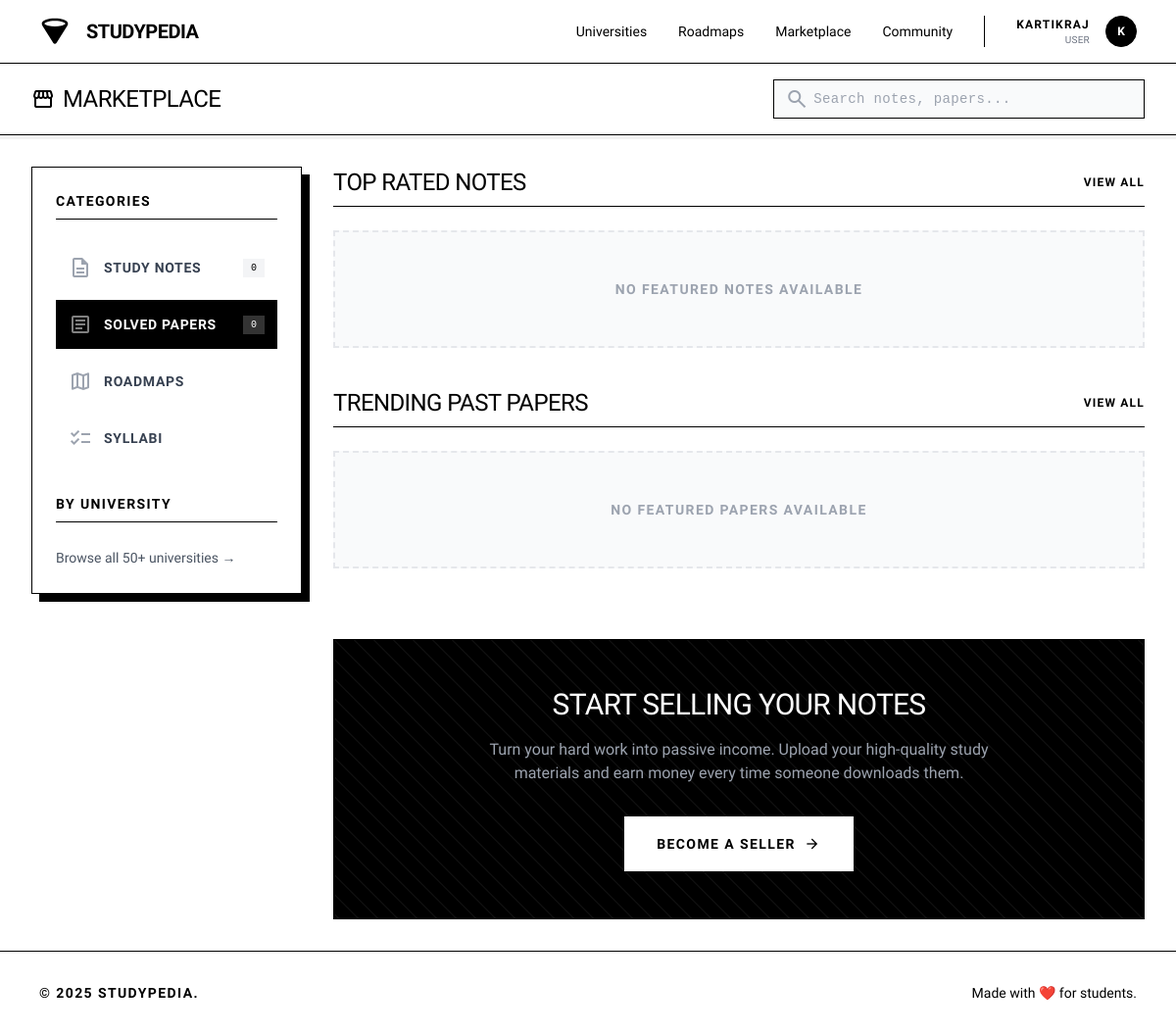
The page /ecommerce/marketplace/ (signed in) on the database its author committed.
### accounts/models.py (models this page shows, shortened)
class User(AbstractUser):
    ROLE_CHOICES = (
        ('user', 'User'),
        ('staff', 'Staff'),
        ('admin', 'Admin'),
    )
    role = models.CharField(max_length=20, choices=ROLE_CHOICES, default='user')
    college = models.CharField(max_length=200, blank=True)
    year_of_study = models.PositiveIntegerField(null=True, blank=True)
    location = models.CharField(max_length=100, blank=True)
    phone = models.CharField(max_length=15, blank=True)
    profile_picture = models.ImageField(upload_to='profiles/', null=True, blank=True)
    bio = models.TextField(max_length=500, blank=True)
    credits = models.PositiveIntegerField(default=0)
    wallet_balance = models.DecimalField(max_digits=8, decimal_places=2, default=0.00)
    followers = models.ManyToManyField('self', through='Follow', related_name='following', symmetrical=False)
    created_at = models.DateTimeField(auto_now_add=True)
    updated_at = models.DateTimeField(auto_now=True)
    class Meta:
        indexes = [
            models.Index(fields=['username']),
            models.Index(fields=['created_at']),
        ]

### ecommerce/views.py (the view)
# urls.py: path('marketplace/', views.marketplace, name='marketplace'),
def marketplace(request):
    items = Cart.objects.all()  # change to your item model
    paginator = Paginator(items, 10)  # 10 items per page
    page_number = request.GET.get('page', 1)
    page_obj = paginator.get_page(page_number)
    if request.headers.get('x-requested-with') == 'XMLHttpRequest':
        return render(request, 'ecommerce/item_list.html', {'items': page_obj})
    return render(request, 'ecommerce/marketplace.html', {'items': page_obj})

### ecommerce/templates/ecommerce/marketplace.html (shortened to what this page needs)
{% extends 'base.html' %}
{% load static %}
{% block content %}
<div class="w-full bg-white border-b border-black sticky top-0 z-30 shadow-[0_4px_0px_0px_rgba(0,0,0,0.05)]">
    <div class="max-w-[1440px] mx-auto w-full px-4 md:px-8 py-4 flex flex-col md:flex-row md:items-center justify-between gap-4">
        <div>
            <h1 class="text-2xl font-display font-light uppercase tracking-tight text-black flex items-center gap-2">
                <span class="material-symbols-outlined text-black">storefront</span> Marketplace
            </h1>
        </div>
        <div class="w-full md:w-1/3 relative">
            <span class="absolute left-3 top-1/2 -translate-y-1/2 material-symbols-outlined text-gray-400">search</span>
            <input type="text" placeholder="Search notes, papers..." class="w-full h-10 bg-gray-50 border border-black text-black placeholder:text-gray-400 pl-10 pr-4 focus:outline-none focus:bg-white transition-colors text-sm font-mono tracking-wide">
        </div>
    </div>
</div>
<div class="max-w-[1440px] mx-auto w-full px-4 md:px-8 py-8 flex flex-col md:flex-row gap-8">
    <aside class="w-full md:w-1/4 flex flex-col gap-6 hidden md:flex">
        <div class="bg-white border border-black p-6 shadow-[8px_8px_0px_0px_rgba(0,0,0,1)] sticky top-24">
            <h3 class="text-sm font-bold uppercase tracking-widest mb-6 pb-2 border-b border-black">Categories</h3>
            <ul class="flex flex-col gap-2">
                <li>
                    <a href="{% url 'notes:note_list' %}" class="flex items-center justify-between p-3 border border-transparent hover:border-black hover:bg-gray-50 transition-colors group">
                        <div class="flex items-center gap-3">
                            <span class="material-symbols-outlined text-gray-400 group-hover:text-black transition-colors">description</span>
                            <span class="text-sm font-bold uppercase tracking-wider text-gray-700 group-hover:text-black">Study Notes</span>
                        </div>
                        <span class="text-[10px] font-mono bg-gray-100 px-2 py-0.5">{{ stats.total_notes|default:"0" }}</span>
                    </a>
                </li>
                <li>
                    <a href="{% url 'papers:paper_list' %}" class="flex items-center justify-between p-3 border border-black bg-black text-white hover:bg-black/90 transition-colors group">
                        <div class="flex items-center gap-3">
                            <span class="material-symbols-outlined text-white/50 group-hover:text-white transition-colors">article</span>
                            <span class="text-sm font-bold uppercase tracking-wider">Solved Papers</span>
                        </div>
                        <span class="text-[10px] font-mono bg-white/20 text-white px-2 py-0.5">{{ stats.total_papers|default:"0" }}</span>
                    </a>
                </li>
                <li>
                    <a href="{% url 'roadmaps:roadmap_list' %}" class="flex items-center justify-between p-3 border border-transparent hover:border-black hover:bg-gray-50 transition-colors group">
                        <div class="flex items-center gap-3">
                            <span class="material-symbols-outlined text-gray-400 group-hover:text-black transition-colors">map</span>
                            <span class="text-sm font-bold uppercase tracking-wider text-gray-700 group-hover:text-black">Roadmaps</span>
                        </div>
                    </a>
                </li>
                <li>
                    <a href="{% url 'roadmaps:syllabus_list' %}" class="flex items-center justify-between p-3 border border-transparent hover:border-black hover:bg-gray-50 transition-colors group">
                        <div class="flex items-center gap-3">
                            <span class="material-symbols-outlined text-gray-400 group-hover:text-black transition-colors">checklist</span>
                            <span class="text-sm font-bold uppercase tracking-wider text-gray-700 group-hover:text-black">Syllabi</span>
                        </div>
                    </a>
                </li>
            </ul>
            <h3 class="text-sm font-bold uppercase tracking-widest mt-8 mb-6 pb-2 border-b border-black">By University</h3>
            <ul class="flex flex-col gap-2">
                <li>
                    <a href="{% url 'university:university_list' %}" class="text-sm text-gray-600 hover:text-black hover:underline underline-offset-4 decoration-2 decoration-black transition-all">
                        Browse all {{ stats.total_universities|default:"50+" }} universities &rarr;
                    </a>
                </li>
            </ul>
        </div>
    </aside>
    <main class="w-full md:w-3/4 flex flex-col gap-10">
        <section>
            <div class="flex items-center justify-between mb-6 pb-2 border-b border-black">
                <h2 class="text-2xl font-light font-display uppercase tracking-tight text-black">Top Rated Notes</h2>
                <a href="{% url 'notes:note_list' %}" class="text-xs font-bold uppercase tracking-widest text-black hover:text-gray-500 transition-colors">View All</a>
            </div>
            <div class="grid grid-cols-1 sm:grid-cols-2 lg:grid-cols-3 gap-6">
                {% for note in featured_notes|slice:":3" %}
                    <div class="bg-white border border-black p-4 group hover:shadow-[4px_4px_0px_0px_rgba(0,0,0,1)] hover:-translate-y-1 transition-all duration-300 flex flex-col">
                        <a href="#" class="block w-full aspect-[4/3] bg-gray-50 border border-black mb-4 overflow-hidden relative">
                            {% if note.image %}
                                <img src="{{ note.image.url }}" alt="{{ note.name }}" class="w-full h-full object-cover group-hover:scale-105 transition-transform duration-500">
                            {% else %}
                                <div class="w-full h-full flex justify-center items-center">
                                    <span class="material-symbols-outlined text-6xl text-gray-200">menu_book</span>
                                </div>
                            {% endif %}
                            <div class="absolute top-2 left-2 bg-white border border-black px-2 py-1 text-[10px] font-bold uppercase tracking-widest text-black">Note</div>
                        </a>
                        <div class="flex flex-col flex-grow">
                            <h3 class="text-lg font-bold font-display uppercase tracking-tight mb-1 truncate" title="{{ note.name }}"><a href="#">{{ note.name }}</a></h3>
                            <p class="text-xs font-mono text-gray-500 uppercase tracking-widest mb-4 truncate">{{ note.branch.name }} ({{ note.branch.degree.name }})</p>
                            <div class="mt-auto flex items-center justify-between pt-4 border-t border-black/10">
                                <div>
                                    <span class="block font-bold text-lg leading-none">₹{{ note.price }}</span>
                                    <span class="text-[10px] text-gray-400 font-mono uppercase tracking-widest">{{ note.credit_price }} CR</span>
                                </div>
                                <a href="{% url 'ecommerce:add_to_cart' note.pk %}?type=note" class="w-10 h-10 border border-black bg-white flex justify-center items-center hover:bg-black hover:text-white transition-colors tooltip-target" title="Add to Cart">
                                    <span class="material-symbols-outlined text-[18px]">add_shopping_cart</span>
                                </a>
                            </div>
                        </div>
                    </div>
                {% empty %}
                    <div class="col-span-full py-12 text-center border-2 border-dashed border-gray-200 bg-gray-50">
                        <p class="text-sm font-bold uppercase tracking-widest text-gray-400">No Featured Notes Available</p>
                    </div>
                {% endfor %}
            </div>
        </section>
        <section>
            <div class="flex items-center justify-between mb-6 pb-2 border-b border-black">
                <h2 class="text-2xl font-light font-display uppercase tracking-tight text-black">Trending Past Papers</h2>
                <a href="{% url 'papers:paper_list' %}" class="text-xs font-bold uppercase tracking-widest text-black hover:text-gray-500 transition-colors">View All</a>
            </div>
            <div class="grid grid-cols-1 sm:grid-cols-2 lg:grid-cols-3 gap-6">
                {% for paper in featured_papers|slice:":3" %}
                    <div class="bg-white border border-black p-4 group hover:shadow-[4px_4px_0px_0px_rgba(0,0,0,1)] hover:-translate-y-1 transition-all duration-300 flex flex-col">
                        <a href="#" class="block w-full aspect-[4/3] bg-gray-50 border border-black mb-4 overflow-hidden relative">
                            {% if paper.image %}
                                <img src="{{ paper.image.url }}" alt="{{ paper.name }}" class="w-full h-full object-cover mix-blend-multiply group-hover:scale-105 transition-transform duration-500">
                            {% else %}
                                <div class="w-full h-full flex justify-center items-center">
                                    <span class="material-symbols-outlined text-6xl text-gray-200">description</span>
                                </div>
                            {% endif %}
                            <div class="absolute top-2 left-2 bg-black border border-black px-2 py-1 text-[10px] font-bold uppercase tracking-widest text-white">Paper</div>
                        </a>
                        <div class="flex flex-col flex-grow">
                            <h3 class="text-lg font-bold font-display uppercase tracking-tight mb-1 truncate" title="{{ paper.name }}"><a href="#">{{ paper.name }}</a></h3>
                            <p class="text-xs font-mono text-gray-500 uppercase tracking-widest mb-4 truncate">{{ paper.get_exam_type_display }} &bull; {{ paper.branch.name }}</p>
                            <div class="mt-auto flex items-center justify-between pt-4 border-t border-black/10">
                                <div>
                                    <span class="block font-bold text-lg leading-none">₹{{ paper.price }}</span>
                                    <span class="text-[10px] text-gray-400 font-mono uppercase tracking-widest">{{ paper.credit_price }} CR</span>
                                </div>
                                <a href="{% url 'ecommerce:add_to_cart' paper.pk %}?type=paper" class="w-10 h-10 border border-black bg-white flex justify-center items-center hover:bg-black hover:text-white transition-colors" title="Add to Cart">
                                    <span class="material-symbols-outlined text-[18px]">add_shopping_cart</span>
                                </a>
                            </div>
                        </div>
                    </div>
                {% empty %}
                    <div class="col-span-full py-12 text-center border-2 border-dashed border-gray-200 bg-gray-50">
                        <p class="text-sm font-bold uppercase tracking-widest text-gray-400">No Featured Papers Available</p>
                    </div>
                {% endfor %}
            </div>
        </section>
        <section class="mt-8 bg-black border border-black text-white p-8 md:p-12 relative overflow-hidden flex flex-col items-center text-center">
            <div class="absolute inset-0 opacity-[0.05]" style="background-image: repeating-linear-gradient(45deg, #fff 0, #fff 1px, transparent 0, transparent 50%); background-size: 20px 20px;"></div>
            <h2 class="text-3xl font-light font-display uppercase tracking-tight mb-4 relative z-10">Start Selling Your Notes</h2>
            <p class="text-gray-400 font-light max-w-lg mb-8 relative z-10">Turn your hard work into passive income. Upload your high-quality study materials and earn money every time someone downloads them.</p>
            <a href="{% url 'accounts:signup' %}" class="flex cursor-pointer items-center justify-center border border-white bg-white text-black hover:bg-transparent hover:text-white transition-colors h-14 px-8 text-sm font-bold uppercase tracking-widest relative z-10 gap-2">
                Become a Seller <span class="material-symbols-outlined text-[18px]">arrow_forward</span>
            </a>
        </section>
    </main>
</div>
{% endblock %}

### templates/navbar.html (shortened to what this page needs)
<header class="flex items-center justify-between whitespace-nowrap border-b border-black px-10 py-4 sticky top-0 z-50 bg-white">
<div class="flex items-center gap-4">
<a href="{% url 'core:home' %}" class="flex items-center gap-4">
<div class="size-8 text-black">
</div>
<h2 class="text-black text-xl font-bold tracking-tight uppercase">Studypedia</h2>
</a>
</div>
<nav class="hidden md:flex flex-1 justify-end gap-8 items-center">
<div class="flex items-center gap-8">
<a class="text-black hover:underline underline-offset-4 transition-all text-sm font-medium" href="{% url 'university:university_list' %}">Universities</a>
<a class="text-black hover:underline underline-offset-4 transition-all text-sm font-medium" href="{% url 'roadmaps:roadmap_list' %}">Roadmaps</a>
<a class="text-black hover:underline underline-offset-4 transition-all text-sm font-medium" href="{% url 'ecommerce:marketplace' %}">Marketplace</a>
<a class="text-black hover:underline underline-offset-4 transition-all text-sm font-medium" href="{% url 'social:social' %}">Community</a>
</div>
{% if user.is_authenticated %}
<div class="flex items-center gap-4 border-l border-black pl-8">
    <div class="flex flex-col text-right">
        <span class="text-xs font-bold uppercase tracking-widest text-black">
            {% if user.first_name %}{{ user.first_name }} {{ user.last_name }}{% else %}{{ user.username }}{% endif %}
        </span>
        <span class="text-[10px] text-gray-500 uppercase tracking-wide">
            {% if user.role %}{{ user.get_role_display }}{% else %}Student{% endif %}
        </span>
    </div>
    <div class="relative group">
        <a href="{% url 'accounts:profile' %}" class="block size-8 bg-black rounded-full overflow-hidden border border-black cursor-pointer">
            {% if user.avatar %}
                <img alt="User Avatar" class="w-full h-full object-cover grayscale" src="{{ user.avatar.url }}"/>
            {% else %}
                <div class="w-full h-full flex items-center justify-center text-white text-xs font-bold">{{ user.username|make_list|first|upper }}</div>
            {% endif %}
        </a>
    </div>
</div>
{% endif %}
</nav>
</header>

### rows shown on the page
User: username "KARTIKRAJ", role "USER", username|make_list "K"

### other values the page prints
{{ stats.total_notes|default:"0" }} "0"
{{ stats.total_papers|default:"0" }} "0"
{{ stats.total_universities|default:"50+" }} "50+"
